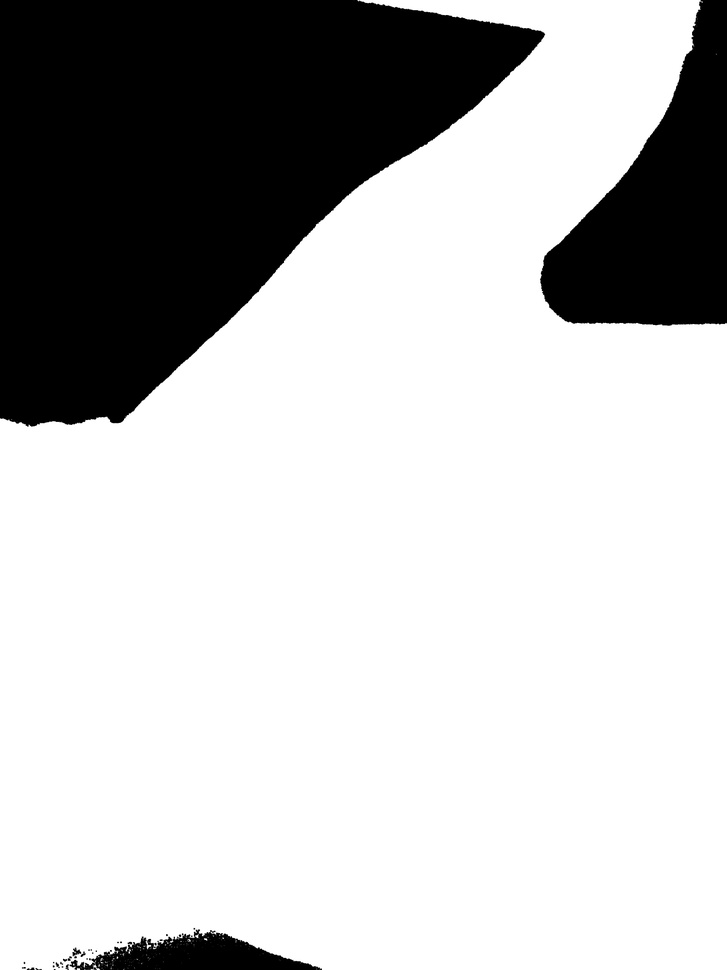
#> input picture oldimg/otsu_image2.jpeg, 727 x 970 px, shrunk from 3000 x 4000 before the run, found by its file name
$ python contours.py
#> lines starting #> are read from the running program, lines starting #| are printed output that depends on the picture; after the words box and inside, x2 and y2 are one past the last pixel; in counts of white or black regions, pixels touching at a corner belong together; long printed decimals are rounded
# python extreme_points.py
# import the necessary packages
import imutils
import cv2
from scipy.spatial import distance as dist
import numpy as np
#from crop import cropimage
x=21;
# load the image, convert it to grayscale, and blur it slightly

#print(x)

#im_name="images/cropimg75-"+str(x)+".jpeg"

im_name="oldimg\otsu_image2.jpeg"   #should give the  inversted otsu output to findContours

image = cv2.imread(im_name)
#> image is the input picture: shape (970, 727, 3); min 0, max 255, mean 189.2
image = cv2.bitwise_not(image)
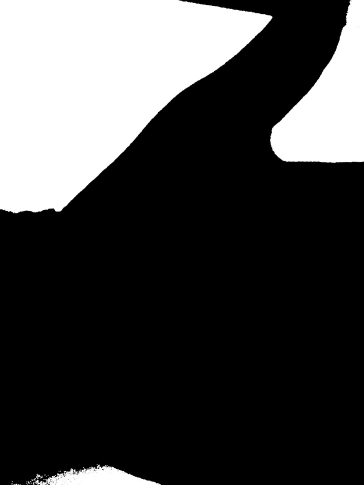
#> image: shape (970, 727, 3) (shown at 1/2 size); min 0, max 255, mean 65.8
#image=cropimage.crop_bottom_half(image)
#Testing
gray = cv2.cvtColor(image, cv2.COLOR_BGR2GRAY)
gray = cv2.GaussianBlur(gray, (5, 5), 0)
#gray = cv2.Canny(gray, 100, 200)
ret3,gray = cv2.threshold(gray,0,255,cv2.THRESH_BINARY_INV+cv2.THRESH_OTSU)
#> gray: shape (970, 727); 74.2% white; 10 black regions (6 under 20 px), largest, box (x1, y1, x2, y2) and area: (0, 0, 545, 426) 143089, (540, 0, 727, 326) 33383, (71, 930, 321, 970) 5557, (73, 949, 81, 956) 33
#> ret3 = 127
# threshold the image, then perform a series of erosions +
# dilations to remove any small regions of noise
thresh = cv2.threshold(gray, 45, 255, cv2.THRESH_BINARY)[1]
thresh = cv2.erode(thresh, None, iterations=2)
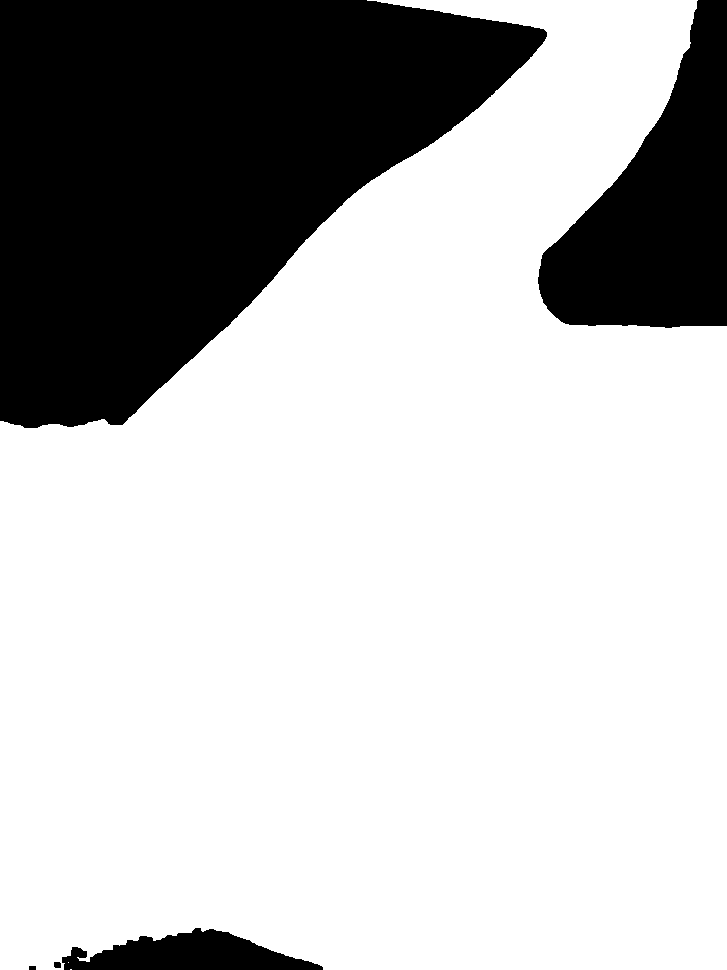
#> thresh: shape (970, 727); 73.5% white; 5 black regions, box (x1, y1, x2, y2) and area: (0, 0, 547, 428) 145455, (538, 0, 727, 328) 34762, (62, 928, 323, 970) 6609, (54, 962, 61, 968) 40, (29, 966, 36, 970) 28
thresh = cv2.dilate(thresh, None, iterations=2)
#> thresh: shape (970, 727); 74.2% white; 5 black regions (2 under 20 px)

# find contours in thresholded image, then grab the largest
# one
cnts = cv2.findContours(thresh.copy(), cv2.RETR_EXTERNAL,cv2.CHAIN_APPROX_SIMPLE)
#> cnts = 2 contours, 1 with area under 20; largest, box (x1, y1, x2, y2) and area: (0, 0, 727, 970) 521147
cnts = imutils.grab_contours(cnts)
c = max(cnts, key=cv2.contourArea)
#> c = contour of 623 points, box (x1, y1, x2, y2) (0, 0, 727, 970), area 521147

# determine the most extreme points along the contour
extLeft = tuple(c[c[:, :, 0].argmin()][0])  #red
#> extLeft = (0, 419)
extRight = tuple(c[c[:, :, 0].argmax()][0])   #green
#> extRight = (726, 969)
extTop = tuple(c[c[:, :, 1].argmin()][0])   #blue
#> extTop = (365, 0)
extBot = tuple(c[c[:, :, 1].argmax()][0])   #teal
#> extBot = (0, 969)
print("exLeft: ",extLeft)
#| exLeft:  (0, 419)
print("exRight: ",extRight)
#| exRight:  (726, 969)
print("exTop: ",extTop)
#| exTop:  (365, 0)
print("exBot: ",extBot)
#| exBot:  (0, 969)

print(c[:, 0, 0].argmax())
#| 448
print(c[:,0,0].argmin())
#| 285
print(c[[c[0].argmax()][0]])
#| [[365   0]]
xSorted = c[np.argsort(c[:, 0]), :]

# grab the left-most and right-most points from the sorted
# x-roodinate points
leftMost = xSorted[:2, :]
# now, sort the left-most coordinates according to their
# y-coordinates so we can grab the top-left and bottom-left
# points, respectively
leftMost = leftMost[np.argsort(leftMost[:, 1]), :]
(tl, bl) = leftMost


#dB1 = dist.euclidean((extLeft[0], extRight[0]), (extLeft[1], extRight[1]))
#print("left: ",extLeft," right: ",extRight)
dB = dist.euclidean(extLeft,extRight)
#> dB = 910.8
#dB = dist.euclidean(extLeft,extBot)
#print(dB," ",dB1)
print(dB)
#| 910.811
cv2.putText(image, "{:.1f}in".format(dB),
         (10,500), cv2.FONT_HERSHEY_SIMPLEX, 0.65, (255, 255, 255), 2)

# draw the outline of the object, then draw each of the
# extreme points, where the left-most is red, right-most
# is green, top-most is blue, and bottom-most is teal
cv2.drawContours(image, [c], -1, (0, 255, 255), 2)
cv2.circle(image, extLeft, 15, (0, 0, 255), -1)
cv2.circle(image, extRight, 15, (0, 255, 0), -1)
#> image: shape (970, 727, 3); mean B, G, R 65.1, 68.8, 68.9
cv2.circle(image, extTop, 15, (255, 0, 0), -1)
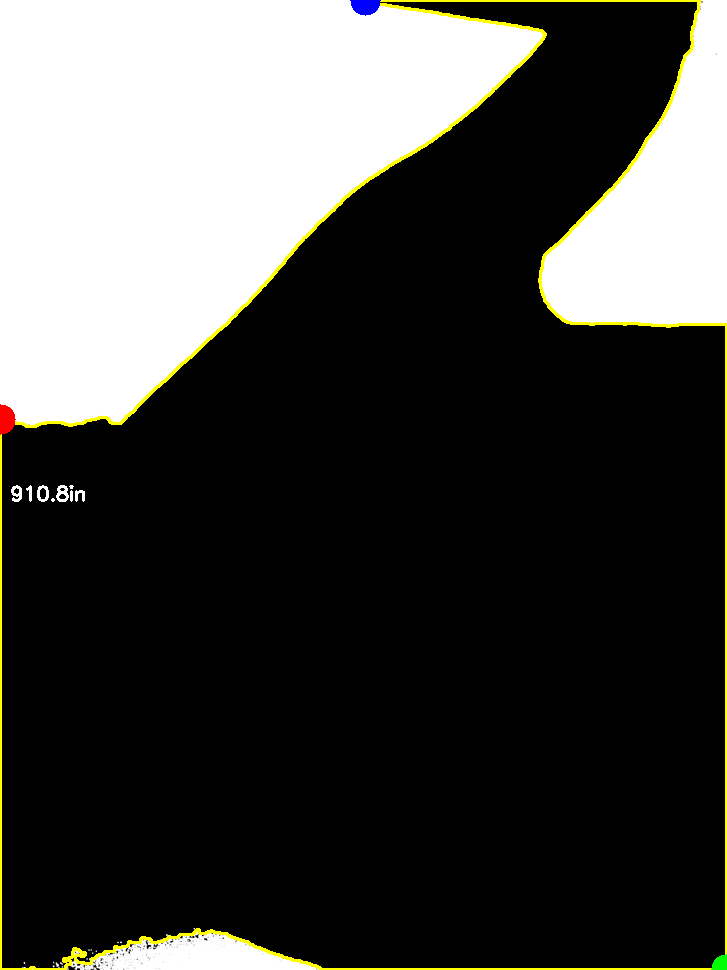
#> image: shape (970, 727, 3); mean B, G, R 65.2, 68.7, 68.7
cv2.circle(image, extBot, 15, (255, 255, 0), -1)
#> image: shape (970, 727, 3); 0.03% of pixels changed, all inside (x1, y1, x2, y2) = (0, 954, 16, 970)


# show the output image
cv2.namedWindow('Image',cv2.WINDOW_NORMAL )
cv2.imshow("Image", image)
cv2.waitKey(0)

$ run again, with oldimg/otsu_image1.jpeg copied over oldimg/otsu_image2.jpeg
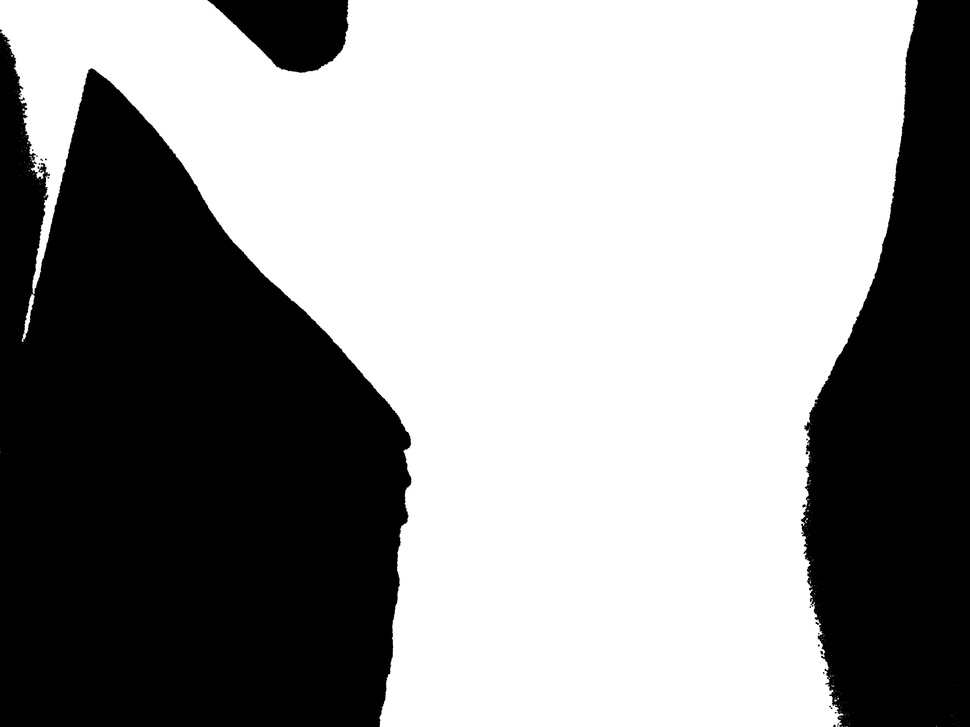
#> input picture oldimg/otsu_image1.jpeg, 970 x 727 px, shrunk from 4000 x 3000 before the run, found by its file name
#> image is the input picture: shape (727, 970, 3); min 0, max 255, mean 148.3
#> ret3 = 127
#> `thresh = cv2.dilate(thresh, None, iterations=2)`:
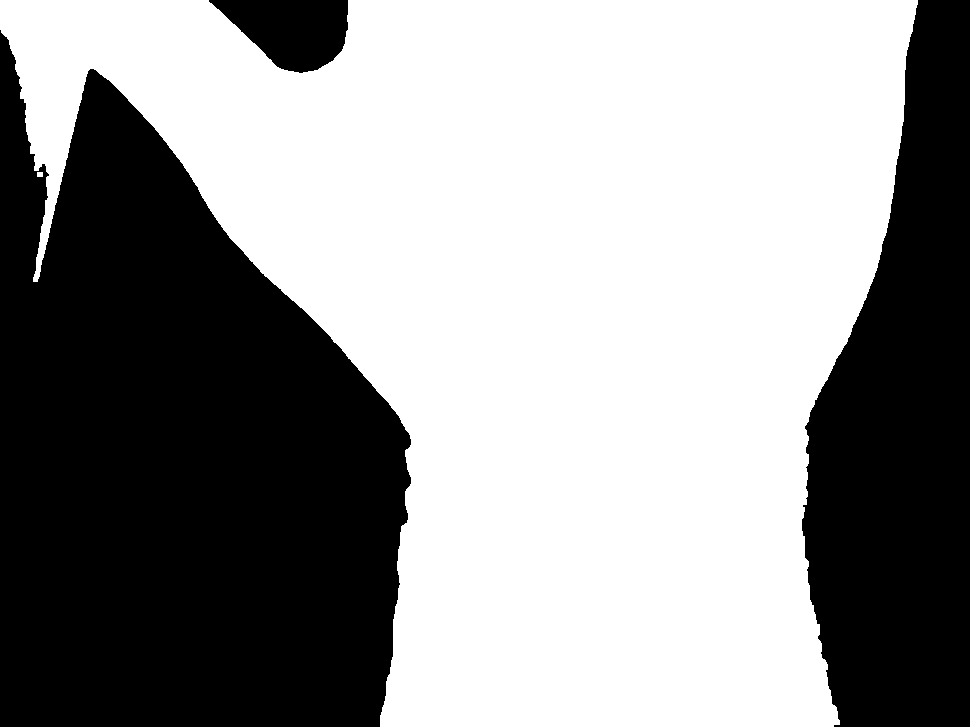
#> thresh: shape (727, 970); 58.1% white; 3 black regions
#> cnts = 2 contours; box (x1, y1, x2, y2) and area: (0, 0, 918, 727) 407874, (37, 172, 43, 177) 20
#> c = contour of 847 points, box (x1, y1, x2, y2) (0, 0, 918, 727), area 407874
#> extLeft = (0, 0)
#> extRight = (917, 4)
#> extTop = (0, 0)
#> extBot = (380, 726)
#| exLeft:  (0, 0)
#| exRight:  (917, 4)
#| exTop:  (0, 0)
#| exBot:  (380, 726)
#| 775
#| 0
#| [[0 0]]
#> dB = 917
#| 917.009
#> `cv2.circle(image, extBot, 15, (255, 255, 0), -1)`:
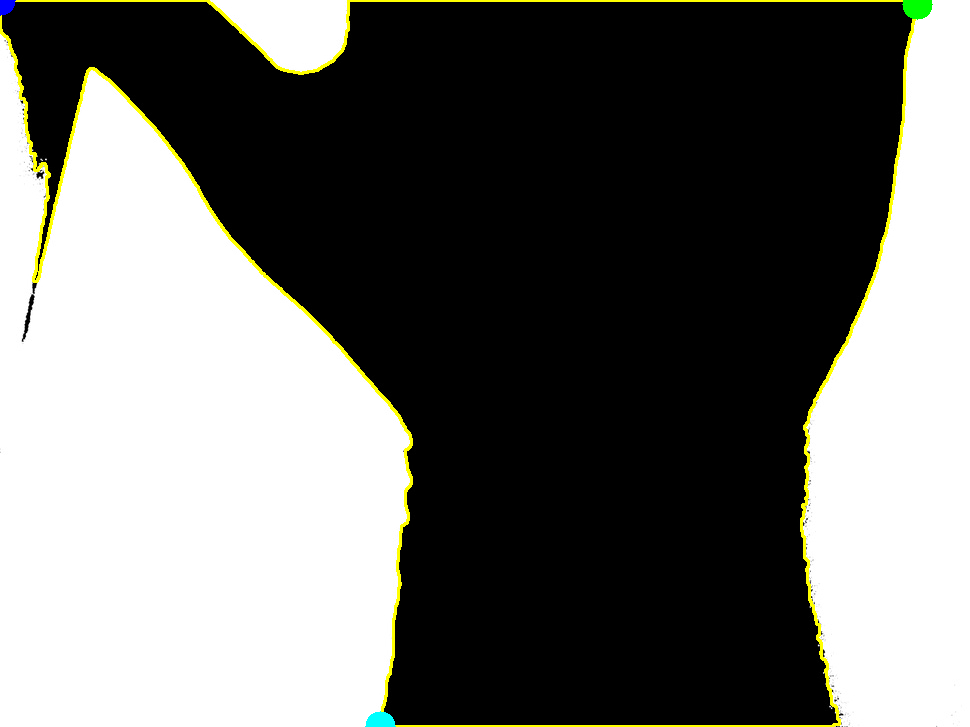
#> image: shape (727, 970, 3); mean B, G, R 105.8, 109.5, 109.2

$ run again, with oldimg/Hough1_Img14.jpeg copied over oldimg/otsu_image2.jpeg
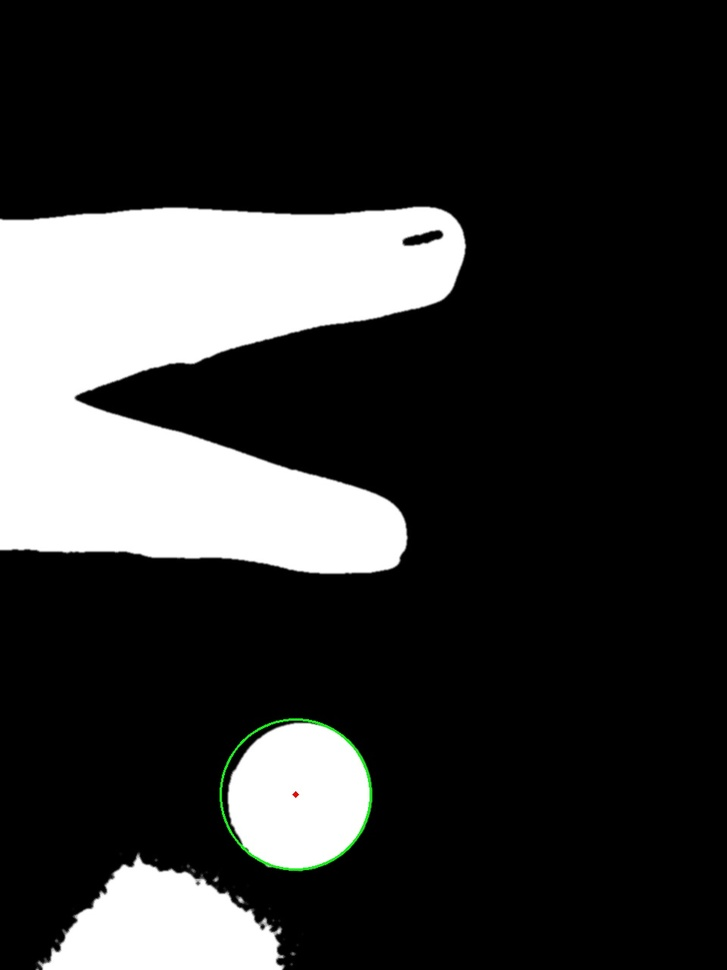
#> input picture oldimg/Hough1_Img14.jpeg, 727 x 970 px, shrunk from 960 x 1280 before the run, found by its file name
#> image is the input picture: shape (970, 727, 3); mean B, G, R 52.4, 52.8, 52.4
#> `ret3,gray = cv2.threshold(gray,0,255,cv2.THRESH_BINARY_INV+cv2.THRESH_..`:
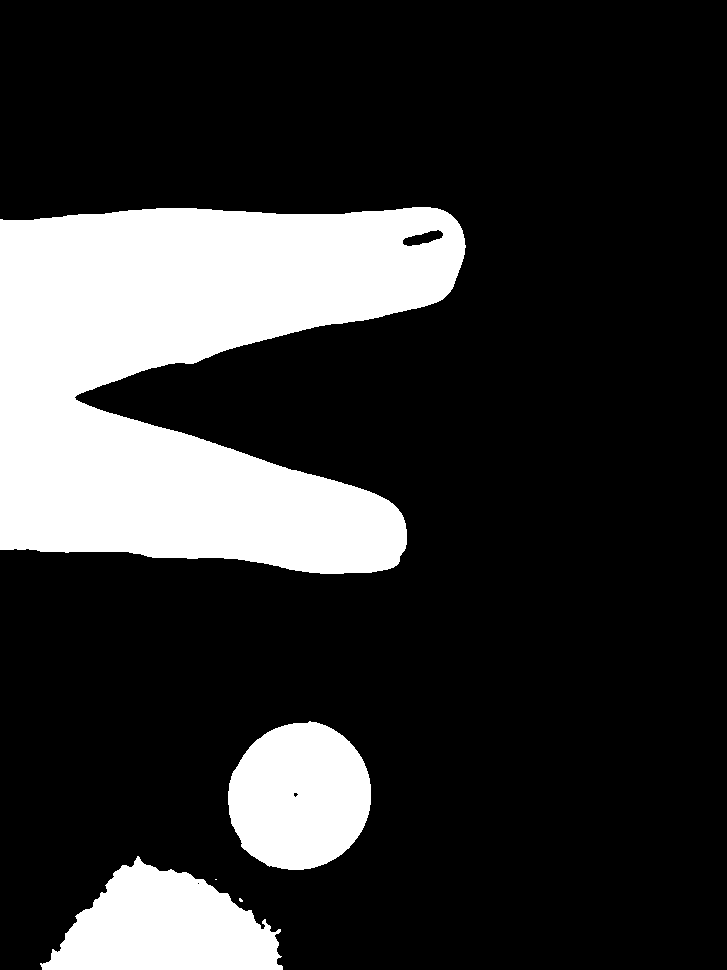
#> gray: shape (970, 727); 20.6% white; 5 white regions (2 under 20 px), largest, box (x1, y1, x2, y2) and area: (0, 207, 466, 574) 111397, (40, 856, 283, 970) 17276, (228, 721, 371, 870) 16601
#> ret3 = 128
#> cnts = 3 contours; box (x1, y1, x2, y2) and area: (0, 207, 465, 574) 110734, (42, 859, 283, 970) 16870, (228, 722, 371, 870) 16398
#> c = contour of 609 points, box (x1, y1, x2, y2) (0, 207, 465, 574), area 110734
#> extLeft = (0, 219)
#> extRight = (464, 254)
#> extTop = (412, 207)
#> extBot = (320, 573)
#| exLeft:  (0, 219)
#| exRight:  (464, 254)
#| exTop:  (412, 207)
#| exBot:  (320, 573)
#| 582
#| 52
#| [[412 207]]
#> dB = 465.3
#| 465.318
#> `cv2.circle(image, extBot, 15, (255, 255, 0), -1)`:
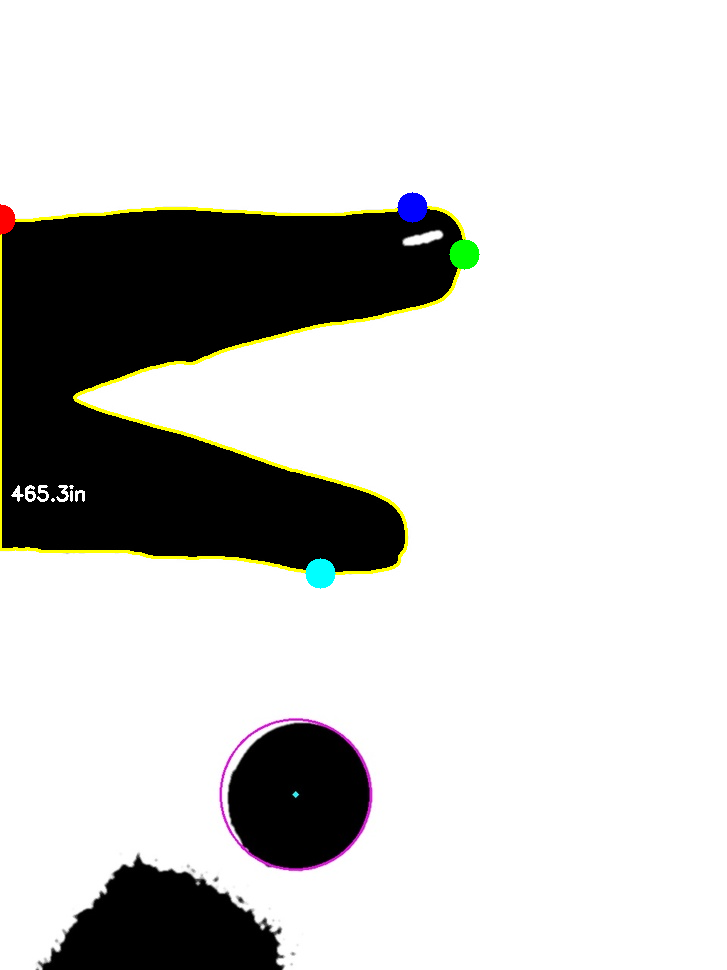
#> image: shape (970, 727, 3); mean B, G, R 202.1, 203.9, 203.9
